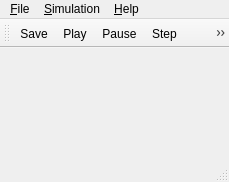
<?xml version="1.0" encoding="UTF-8"?>
<ui version="4.0">
 <class>ControllerClass</class>
 <widget class="QMainWindow" name="ControllerClass">
  <property name="geometry">
   <rect>
    <x>0</x>
    <y>0</y>
    <width>229</width>
    <height>182</height>
   </rect>
  </property>
  <property name="minimumSize">
   <size>
    <width>0</width>
    <height>0</height>
   </size>
  </property>
  <property name="windowTitle">
   <string>Controller</string>
  </property>
  <widget class="QWidget" name="centralWidget"/>
  <widget class="QToolBar" name="mainToolBar">
   <attribute name="toolBarArea">
    <enum>TopToolBarArea</enum>
   </attribute>
   <attribute name="toolBarBreak">
    <bool>false</bool>
   </attribute>
   <addaction name="actionSave"/>
   <addaction name="actionPlay"/>
   <addaction name="actionPause"/>
   <addaction name="actionStep"/>
   <addaction name="actionClear"/>
   <addaction name="actionInitialize"/>
  </widget>
  <widget class="QStatusBar" name="statusBarGeneration"/>
  <widget class="QMenuBar" name="menuBar">
   <property name="geometry">
    <rect>
     <x>0</x>
     <y>0</y>
     <width>229</width>
     <height>25</height>
    </rect>
   </property>
   <widget class="QMenu" name="menu_Simulation">
    <property name="title">
     <string>&amp;Simulation</string>
    </property>
    <addaction name="actionPlay"/>
    <addaction name="actionPause"/>
    <addaction name="actionStep"/>
    <addaction name="actionClear"/>
    <addaction name="actionInitialize"/>
    <addaction name="separator"/>
    <addaction name="actionSettings"/>
    <addaction name="actionBatch"/>
   </widget>
   <widget class="QMenu" name="menu_Help">
    <property name="title">
     <string>&amp;Help</string>
    </property>
   </widget>
   <widget class="QMenu" name="menu_File">
    <property name="title">
     <string>&amp;File</string>
    </property>
    <addaction name="actionSave"/>
    <addaction name="actionExportBitmap"/>
    <addaction name="actionImportSettings"/>
    <addaction name="actionExportSettings"/>
    <addaction name="actionExit"/>
   </widget>
   <addaction name="menu_File"/>
   <addaction name="menu_Simulation"/>
   <addaction name="menu_Help"/>
  </widget>
  <action name="actionPlay">
   <property name="icon">
    <iconset resource="controller.qrc">
     <normaloff>:/images/play.png</normaloff>:/images/play.png</iconset>
   </property>
   <property name="text">
    <string>Play</string>
   </property>
   <property name="toolTip">
    <string>Start the simulaiton</string>
   </property>
  </action>
  <action name="actionPause">
   <property name="icon">
    <iconset resource="controller.qrc">
     <normaloff>:/images/pause.png</normaloff>:/images/pause.png</iconset>
   </property>
   <property name="text">
    <string>Pause</string>
   </property>
   <property name="toolTip">
    <string>Pause the simulation</string>
   </property>
  </action>
  <action name="actionStep">
   <property name="icon">
    <iconset resource="controller.qrc">
     <normaloff>:/images/next.png</normaloff>:/images/next.png</iconset>
   </property>
   <property name="text">
    <string>Step</string>
   </property>
   <property name="toolTip">
    <string>Advance the simulation one time step</string>
   </property>
  </action>
  <action name="actionClear">
   <property name="text">
    <string>Clear</string>
   </property>
   <property name="toolTip">
    <string>Clear the lattice</string>
   </property>
  </action>
  <action name="actionInitialize">
   <property name="text">
    <string>Initialize</string>
   </property>
   <property name="toolTip">
    <string>Intialize the lattice's cells</string>
   </property>
  </action>
  <action name="actionSettings">
   <property name="text">
    <string>Settings...</string>
   </property>
   <property name="toolTip">
    <string>Open settings dialog</string>
   </property>
  </action>
  <action name="actionExportBitmap">
   <property name="text">
    <string>Export Bitmap...</string>
   </property>
   <property name="toolTip">
    <string>Export the lattice as a Png image</string>
   </property>
  </action>
  <action name="actionExportSettings">
   <property name="text">
    <string>Export Settings...</string>
   </property>
   <property name="toolTip">
    <string>Export current settings to a file</string>
   </property>
  </action>
  <action name="actionImportSettings">
   <property name="text">
    <string>Import Settings...</string>
   </property>
   <property name="toolTip">
    <string>Import settings from file</string>
   </property>
  </action>
  <action name="actionExit">
   <property name="text">
    <string>Exit</string>
   </property>
   <property name="shortcut">
    <string>Ctrl+Q</string>
   </property>
  </action>
  <action name="actionBatch">
   <property name="text">
    <string>Batch...</string>
   </property>
  </action>
  <action name="actionSave">
   <property name="icon">
    <iconset resource="controller.qrc">
     <normaloff>:/images/save.png</normaloff>:/images/save.png</iconset>
   </property>
   <property name="text">
    <string>Save</string>
   </property>
   <property name="shortcut">
    <string>Ctrl+S</string>
   </property>
  </action>
 </widget>
 <layoutdefault spacing="6" margin="11"/>
 <resources>
  <include location="controller.qrc"/>
  <include location="controller.qrc"/>
 </resources>
 <connections/>
</ui>
